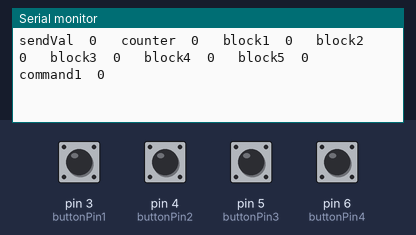
A sketch run on a simulated Arduino Uno, built with avr-gcc and run on an emulated ATmega328P. On the bench: the last lines printed to the serial monitor. Inputs (shaded band) come from the test bench; at power-on: pin 3 (buttonPin1), pin 4 (buttonPin2), pin 5 (buttonPin3), pin 6 (buttonPin4) LOW. No radio packets arrive unless stated.

Above: at 1.2 s.
1.3 s: pin 3 (buttonPin1) pulled HIGH for 0.15 s
At 1.52 s:
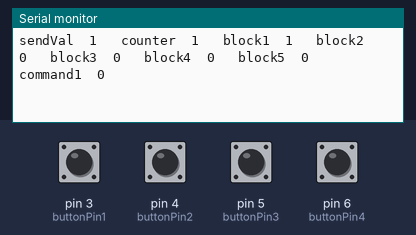
4.4 s: pin 4 (buttonPin2) pulled HIGH for 0.15 s
At 4.63 s:
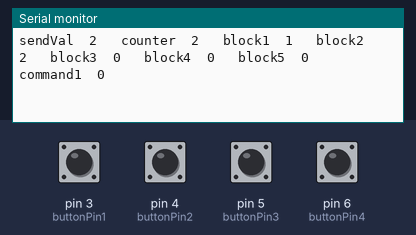
7.5 s: pin 5 (buttonPin3) pulled HIGH for 0.15 s
At 7.75 s:
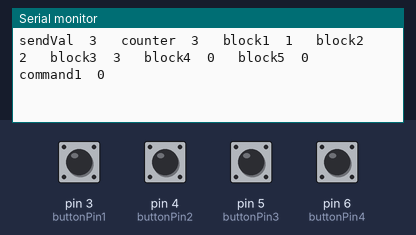
10.6 s: pin 6 (buttonPin4) pulled HIGH for 0.15 s
At 10.86 s:
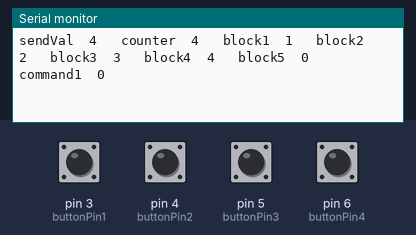
13.7 s: pin 6 (buttonPin4) pulled HIGH for 1 s
At 13.97 s:
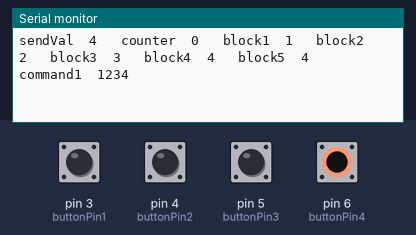
17.7 s: pin 4 (buttonPin2) pulled HIGH for 1 s
At 17.9 s:
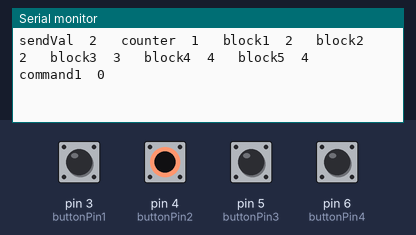
Timing chart, 0 to 20.7 s (numbered marks = the images above; inputs shaded):
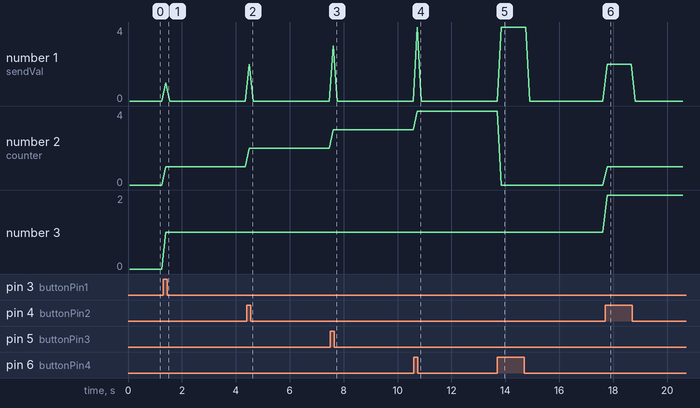

The sketch:

hex.remote.1.test_version_2.ino
```cpp
#include <VirtualWire.h>


char charOn1[5];


char charOff1[5];


int buttonPin1 = 3;
int buttonPin2 = 4;
int buttonPin3 = 5;
int buttonPin4 = 6;

int buttonVal1 = 0;
int buttonVal2 = 0;
int buttonVal3 = 0;
int buttonVal4 = 0;

int sendVal = 0;

int valStore = 0;

int block1 = 0;
int block2 = 0;
int block3 = 0;
int block4 = 0;
int block5 = 0;


int counter = 0;

int command1 = 0;

void setup()
{
  Serial.begin(9600);	  // Debugging only

  pinMode(buttonPin1, INPUT);
  pinMode(buttonPin2, INPUT);
  pinMode(buttonPin3, INPUT);
  pinMode(buttonPin4, INPUT);


  // Initialise the IO and ISR
  vw_set_ptt_inverted(true); // Required for DR3100
  vw_setup(2000);	 // Bits per sec
}

void loop()
{

  buttonVal1 = digitalRead(buttonPin1);
  buttonVal2 = digitalRead(buttonPin2);
  buttonVal3 = digitalRead(buttonPin3);
  buttonVal4 = digitalRead(buttonPin4);


  if(buttonVal1 == HIGH){
    sendVal = 1;
    if(sendVal != valStore)
      counter++;
  }


  if(buttonVal2 == HIGH){
    sendVal = 2;
    if(sendVal != valStore)
      counter++;
  }


  if(buttonVal3 == HIGH){
    sendVal = 3;
    if(sendVal != valStore)
      counter++;
  }


  if(buttonVal4 == HIGH){
    sendVal = 4;
    if(sendVal != valStore)
      counter++;
  }

  valStore = sendVal;

  if(buttonVal1 == LOW && buttonVal2 == LOW && buttonVal3 == LOW && buttonVal4 == LOW){
    sendVal = 0;
  }

  delay(30);

  if(counter == 1 && sendVal != 0){
    block1 = valStore;
  }

  if(counter == 2 && sendVal != 0){
    block2 = valStore;
  }

  if(counter == 3 && sendVal != 0){
    block3 = valStore;
  }

  if(counter == 4 && sendVal != 0){
    block4 = valStore;
  }

  if(counter == 5 && sendVal != 0){
    block5 = valStore;
    counter = 0;
  }

  if(counter != 0 && sendVal == 1 && block1 != 1){
    counter = 0;
  }

  delay(30);

  if(block1 == 1 && block2 == 2 && block3 == 3 && block4 == 4 && block5 == 4){
    command1 = 1234;
  }
  else{
    command1 = 0;

  }
 Serial.print("sendVal  ");
 Serial.print( sendVal);
 Serial.print("\t counter  ");
 Serial.print( counter);
 Serial.print("\t block1  ");
 Serial.print( block1);
 Serial.print("\t block2  ");
 Serial.print( block2);
 Serial.print("\t block3  ");
 Serial.print( block3);
 Serial.print("\t block4  ");
 Serial.print( block4);
 Serial.print("\t block5  ");
 Serial.print( block5);
 Serial.print("\t command1  ");
 Serial.println( command1);


 itoa(sendVal, charOn1, 10);

 vw_send((uint8_t *)charOn1, strlen(charOn1));
 vw_wait_tx();                     // Wait until the whole message is gone


}
```

Measured:
- after the input at 1.3 s, the serial monitor: prints a new line after 0.09 s (image 1)
- after the input at 4.4 s, the serial monitor: prints a new line after 0.10 s (image 2)
- after the input at 7.5 s, the serial monitor: prints a new line after 0.12 s (image 3)
- after the input at 10.6 s, the serial monitor: prints a new line after 0.13 s (image 4)
- after the input at 13.7 s, the serial monitor: prints a new line after 0.14 s (image 5)
- after the input at 17.7 s, the serial monitor: prints a new line after 0.07 s (image 6)
